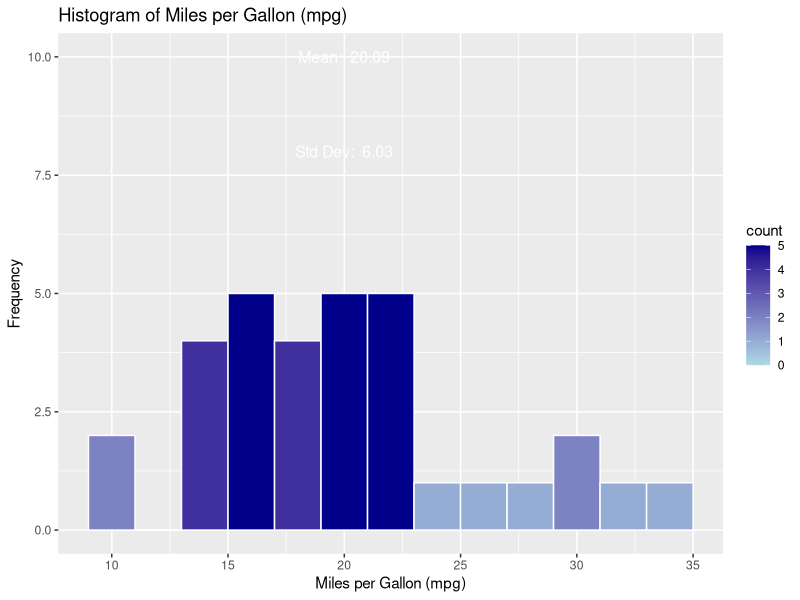

The R script that drew this image:
# Load the ggplot2 library
library(ggplot2)

# Create a histogram using ggplot2
mpg_hist <- ggplot(mtcars, aes(x = mpg, fill = ..count..)) +
  geom_histogram(binwidth = 2, color = "white") +
  scale_fill_gradient(low = "lightblue", high = "darkblue") +
  labs(
    title = "Histogram of Miles per Gallon (mpg)",
    x = "Miles per Gallon (mpg)",
    y = "Frequency"
  ) +
  annotate("text", x = 20, y = 10, label = paste("Mean: ", round(mean(mtcars$mpg, na.rm = TRUE), 2)), size = 4, color = "white") +
  annotate("text", x = 20, y = 8, label = paste("Std Dev: ", round(sd(mtcars$mpg, na.rm = TRUE), 2)), size = 4, color = "white")

# Display the histogram with mean and standard deviation
print(mpg_hist)

